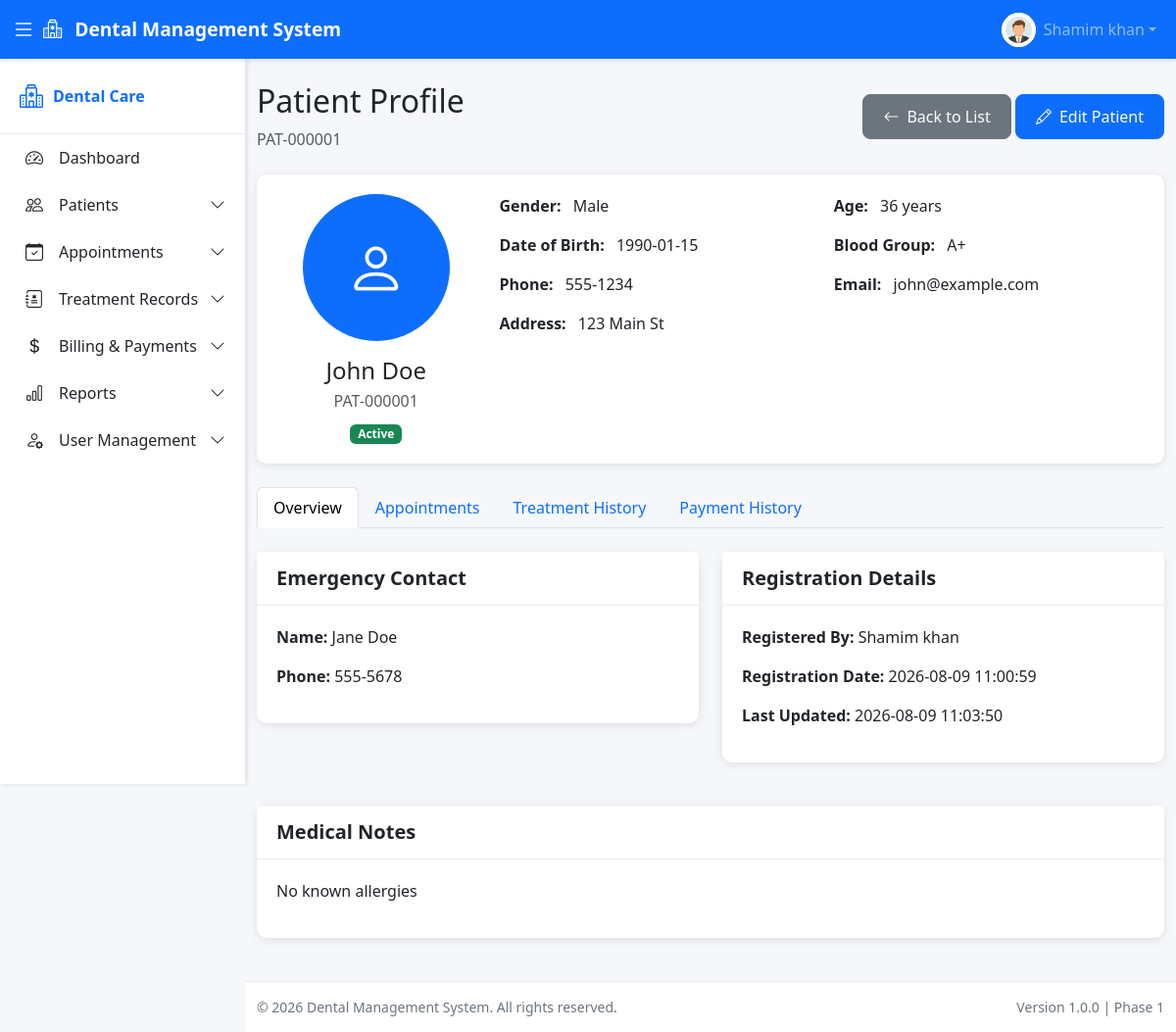
The app's page /modules/patients/view.php?id=1 (signed in) with its own data.
### tables this page shows
CREATE TABLE `patients` (
  `id` int(11) NOT NULL AUTO_INCREMENT,
  `patient_code` varchar(20) NOT NULL,
  `user_id` int(11) DEFAULT NULL,
  `full_name` varchar(100) NOT NULL,
  `gender` enum('Male','Female','Other') NOT NULL,
  `date_of_birth` date DEFAULT NULL,
  `phone` varchar(20) NOT NULL,
  `email` varchar(100) DEFAULT NULL,
  `address` text DEFAULT NULL,
  `blood_group` varchar(5) DEFAULT NULL,
  `emergency_contact_name` varchar(100) DEFAULT NULL,
  `emergency_contact_phone` varchar(20) DEFAULT NULL,
  `medical_notes` text DEFAULT NULL,
  `profile_photo` varchar(255) DEFAULT NULL,
  `registered_by` int(11) DEFAULT NULL,
  `status` enum('active','inactive') DEFAULT 'active',
  `created_at` timestamp NOT NULL DEFAULT current_timestamp(),
  `updated_at` timestamp NOT NULL DEFAULT current_timestamp() ON UPDATE current_timestamp(),
  PRIMARY KEY (`id`),
  UNIQUE KEY `patient_code` (`patient_code`),
  KEY `user_id` (`user_id`),
  KEY `registered_by` (`registered_by`),
  KEY `idx_patient_code` (`patient_code`),
  KEY `idx_phone` (`phone`),
  KEY `idx_full_name` (`full_name`),
  KEY `idx_status` (`status`),
  CONSTRAINT `patients_ibfk_1` FOREIGN KEY (`user_id`) REFERENCES `users` (`id`) ON DELETE SET NULL,
  CONSTRAINT `patients_ibfk_2` FOREIGN KEY (`registered_by`) REFERENCES `users` (`id`) ON DELETE SET NULL
);

CREATE TABLE `users` (
  `id` int(11) NOT NULL AUTO_INCREMENT,
  `role_id` int(11) NOT NULL,
  `full_name` varchar(100) NOT NULL,
  `email` varchar(100) NOT NULL,
  `phone` varchar(20) DEFAULT NULL,
  `password` varchar(255) NOT NULL,
  `avatar` varchar(255) DEFAULT NULL,
  `status` enum('active','inactive') DEFAULT 'active',
  `last_login` datetime DEFAULT NULL,
  `created_at` timestamp NOT NULL DEFAULT current_timestamp(),
  `updated_at` timestamp NOT NULL DEFAULT current_timestamp() ON UPDATE current_timestamp(),
  PRIMARY KEY (`id`),
  UNIQUE KEY `email` (`email`),
  KEY `idx_email` (`email`),
  KEY `idx_role_id` (`role_id`),
  CONSTRAINT `users_ibfk_1` FOREIGN KEY (`role_id`) REFERENCES `roles` (`id`)
);

### modules/patients/view.php (the view, shortened to what this page needs)
<?php
require_once __DIR__ . '/../billing/helpers.php';
$patientId = intval($_GET['id'] ?? 0);
try {
    $stmt = $pdo->prepare("SELECT p.*,
                          TIMESTAMPDIFF(YEAR, p.date_of_birth, CURDATE()) as age,
                          u.full_name as registered_by_name
                          FROM patients p
                          LEFT JOIN users u ON p.registered_by = u.id
                          WHERE p.id = ?");
    $stmt->execute([$patientId]);
    $patient = $stmt->fetch();
} catch (PDOException $e) {
    error_log("Patient Fetch Error: " . $e->getMessage());
    die('<div class="alert alert-danger">Error fetching patient data.</div>');
}
$age = $patient['age'] ?? calculateAge($patient['date_of_birth']);
?>
<?php include __DIR__ . '/../../includes/header.php'; ?>
<div class="d-flex justify-content-between align-items-center mb-4">
    <div>
        <h2>Patient Profile</h2>
        <p class="text-muted mb-0"><?php echo htmlspecialchars($patient['patient_code']); ?></p>
    </div>
    <div>
        <a href="<?php echo BASE_URL; ?>modules/patients/list.php" class="btn btn-secondary">
            <i class="bi bi-arrow-left me-2"></i>Back to List
        </a>
        <?php if (in_array($currentRole, ['Admin', 'Receptionist'])): ?>
            <a href="<?php echo BASE_URL; ?>modules/patients/edit.php?id=<?php echo $patient['id']; ?>" class="btn btn-primary">
                <i class="bi bi-pencil me-2"></i>Edit Patient
            </a>
        <?php endif; ?>
    </div>
</div>
<div class="card mb-4">
    <div class="card-body">
        <div class="row">
            <div class="col-md-3 text-center">
                <?php if ($patient['profile_photo']): ?>
                    <img src="<?php echo BASE_URL; ?>assets/images/patients/<?php echo htmlspecialchars($patient['profile_photo']); ?>"
                         alt="Patient Photo" class="rounded-circle mb-3" style="width: 150px; height: 150px; object-fit: cover;">
                <?php else: ?>
                    <div class="avatar-placeholder rounded-circle mb-3 d-flex align-items-center justify-content-center mx-auto"
                         style="width: 150px; height: 150px; background-color: var(--primary-color); color: white; font-size: 60px;">
                        <i class="bi bi-person"></i>
                    </div>
                <?php endif; ?>
                <h4 class="mb-1"><?php echo htmlspecialchars($patient['full_name']); ?></h4>
                <p class="text-muted mb-2"><?php echo htmlspecialchars($patient['patient_code']); ?></p>
                <?php if ($patient['status'] === 'active'): ?>
                    <span class="badge bg-success">Active</span>
                <?php else: ?>
                    <span class="badge bg-secondary">Inactive</span>
                <?php endif; ?>
            </div>
            <div class="col-md-9">
                <div class="row">
                    <div class="col-md-6 mb-3">
                        <strong>Gender:</strong>
                        <span class="ms-2"><?php echo htmlspecialchars($patient['gender']); ?></span>
                    </div>
                    <div class="col-md-6 mb-3">
                        <strong>Age:</strong>
                        <span class="ms-2"><?php echo $age; ?> years</span>
                    </div>
                    <div class="col-md-6 mb-3">
                        <strong>Date of Birth:</strong>
                        <span class="ms-2"><?php echo $patient['date_of_birth'] ? htmlspecialchars($patient['date_of_birth']) : '--'; ?></span>
                    </div>
                    <div class="col-md-6 mb-3">
                        <strong>Blood Group:</strong>
                        <span class="ms-2"><?php echo $patient['blood_group'] ? htmlspecialchars($patient['blood_group']) : '--'; ?></span>
                    </div>
                    <div class="col-md-6 mb-3">
                        <strong>Phone:</strong>
                        <span class="ms-2"><?php echo htmlspecialchars($patient['phone']); ?></span>
                    </div>
                    <div class="col-md-6 mb-3">
                        <strong>Email:</strong>
                        <span class="ms-2"><?php echo $patient['email'] ? htmlspecialchars($patient['email']) : '--'; ?></span>
                    </div>
                    <div class="col-md-12 mb-3">
                        <strong>Address:</strong>
                        <span class="ms-2"><?php echo $patient['address'] ? htmlspecialchars($patient['address']) : '--'; ?></span>
                    </div>
                </div>
            </div>
        </div>
    </div>
</div>
<ul class="nav nav-tabs mb-4" id="patientTabs" role="tablist">
    <li class="nav-item" role="presentation">
        <button class="nav-link active" id="overview-tab" data-bs-toggle="tab" data-bs-target="#overview"
                type="button" role="tab">Overview</button>
    </li>
    <li class="nav-item" role="presentation">
        <button class="nav-link" id="appointments-tab" data-bs-toggle="tab" data-bs-target="#appointments"
                type="button" role="tab">Appointments</button>
    </li>
    <li class="nav-item" role="presentation">
        <button class="nav-link" id="treatment-tab" data-bs-toggle="tab" data-bs-target="#treatment"
                type="button" role="tab">Treatment History</button>
    </li>
    <li class="nav-item" role="presentation">
        <button class="nav-link" id="payment-tab" data-bs-toggle="tab" data-bs-target="#payment"
                type="button" role="tab">Payment History</button>
    </li>
</ul>
<div class="tab-content" id="patientTabsContent">
    <div class="tab-pane fade show active" id="overview" role="tabpanel">
        <div class="row">
            <div class="col-md-6">
                <div class="card">
                    <div class="card-header">
                        <h5 class="card-title mb-0">Emergency Contact</h5>
                    </div>
                    <div class="card-body">
                        <?php if ($patient['emergency_contact_name'] || $patient['emergency_contact_phone']): ?>
                            <p><strong>Name:</strong> <?php echo htmlspecialchars($patient['emergency_contact_name'] ?? '--'); ?></p>
                            <p><strong>Phone:</strong> <?php echo htmlspecialchars($patient['emergency_contact_phone'] ?? '--'); ?></p>
                        <?php else: ?>
                            <p class="text-muted">No emergency contact information provided.</p>
                        <?php endif; ?>
                    </div>
                </div>
            </div>
            <div class="col-md-6">
                <div class="card">
                    <div class="card-header">
                        <h5 class="card-title mb-0">Registration Details</h5>
                    </div>
                    <div class="card-body">
                        <p><strong>Registered By:</strong> <?php echo htmlspecialchars($patient['registered_by_name'] ?? 'System'); ?></p>
                        <p><strong>Registration Date:</strong> <?php echo htmlspecialchars($patient['created_at']); ?></p>
                        <p><strong>Last Updated:</strong> <?php echo htmlspecialchars($patient['updated_at']); ?></p>
                    </div>
                </div>
            </div>
        </div>
        <div class="card mt-4">
            <div class="card-header">
                <h5 class="card-title mb-0">Medical Notes</h5>
            </div>
            <div class="card-body">
                <?php if ($patient['medical_notes']): ?>
                    <p><?php echo nl2br(htmlspecialchars($patient['medical_notes'])); ?></p>
                <?php else: ?>
                    <p class="text-muted">No medical notes recorded.</p>
                <?php endif; ?>
            </div>
        </div>
    </div>
</div>
<?php include __DIR__ . '/../../includes/footer.php'; ?>

### assets/css/style.css (style rules this page uses)
:root { --primary-color: #0d6efd; --secondary-color: #6c757d; --success-color: #198754; --warning-color: #ffc107; --danger-color: #dc3545; --info-color: #0dcaf0; --light-color: #f8f9fa; --dark-color: #212529; --sidebar-width: 250px; --sidebar-collapsed-width: 70px; --header-height: 60px; --footer-height: 50px; }
body { font-family: 'Segoe UI', Tahoma, Geneva, Verdana, sans-serif; background-color: #f5f7fa; }
.avatar-placeholder { width: 100%; height: 100%; display: flex; align-items: center; justify-content: center; background-color: var(--primary-color); color: white; font-size: 18px; }
.card { border: none; border-radius: 10px; box-shadow: 0 2px 10px rgba(0, 0, 0, 0.1); margin-bottom: 20px; }
.card-header { background-color: white; border-bottom: 1px solid #e9ecef; padding: 15px 20px; border-radius: 10px 10px 0 0; }
.card-title { color: var(--dark-color); font-weight: 600; margin: 0; }
.card-body { padding: 20px; }
.btn { border-radius: 8px; padding: 10px 20px; font-weight: 500; }

### records on screen
patients: patient_code "PAT-000001", full_name "John Doe", gender "Male", date_of_birth "1990-01-15", blood_group "A+", phone "555-1234", email "john@example.com", address "123 Main St", emergency_contact_name "Jane Doe", emergency_contact_phone "555-5678", registered_by.full_name "Shamim khan", created_at "2026-08-09 11:00:59", updated_at "2026-08-09 11:03:50", medical_notes "No known allergies"

### other values on screen
SITE_NAME "Dental Management System"
$currentUser['full_name'] "Shamim khan"
$item['label'] "Dashboard"
$item['label'] "Patients"
$item['label'] "Appointments"
$item['label'] "Treatment Records"
$item['label'] "Billing & Payments"
$item['label'] "Reports"
$item['label'] "User Management"
$age "36"
